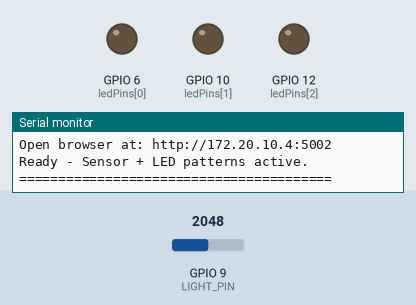
A program run on a simulated ESP32-S3. Parts: output pins drawn as LEDs (lit = HIGH), the last lines printed to the serial monitor. Inputs (shaded band) come from the test bench; at power-on: GPIO 9 (LIGHT_PIN) = 2048 (analog values on the 0–4095 scale). WiFi joins after 1.5 s; servers stay silent unless stated; uploads are accepted with an empty reply; random numbers use the default seed unless the program sets one.

Above: at 3.1 s.
At 6.2 s:
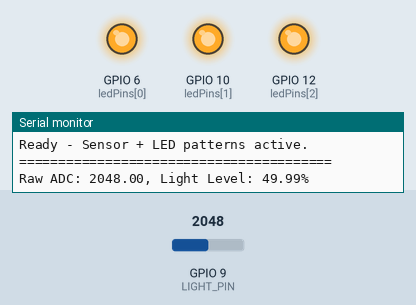
Timing chart, 0 to 9.3 s (numbered marks = the images above):
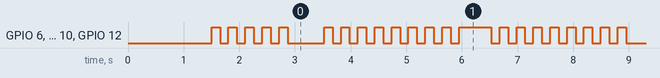

The program:

main.cpp
```cpp
#include <Arduino.h>
#include <WiFi.h>
#include <HTTPClient.h>

// CONFIG
const char* ssid = "Michael";
const char* password = "messinagoat";
const String serverBaseUrl = "http://172.20.10.4:5002";
const String serverUrl = serverBaseUrl + "/api";

// Sensor
#define LIGHT_PIN 9
#define ADC_MAX 4095.0
unsigned long lastSensorUpdate = 0;
// 3 seconds interval
const long sensorInterval = 3000;

// LEDs
#define NUM_LEDS 3
const int ledPins[NUM_LEDS] = {6, 10, 12};  // Red, Yellow, and Green

// Pattern system
String currentPattern = "blink";
unsigned long lastPatternStep = 0;
int patternStep = 0;
const long patternTick = 150;   // ms per animation step


float readLightLevel() {
  int totalADC = 0;
  int samples = 50;
  for (int i = 0; i < samples; i++) {
    totalADC += analogRead(LIGHT_PIN);
    delay(2);
  }

  float avgADC = (float)totalADC / samples;
  float lightPercentage = 100.0 - ((avgADC / ADC_MAX) * 100.0);

  Serial.printf("Raw ADC: %.2f, Light Level: %.2f%%\n", avgADC, lightPercentage);
  return lightPercentage;
}

// led helpers
void setAllLEDs(bool state) {
  for (int i = 0; i < NUM_LEDS; i++) {
    digitalWrite(ledPins[i], state ? HIGH : LOW);
  }
}

void updateLEDPattern() {
  unsigned long now = millis();
  if (now - lastPatternStep < patternTick) return;
  lastPatternStep = now;

  if (currentPattern == "blink") {
    bool on = (patternStep % 2 == 0);
    setAllLEDs(on);
    patternStep++;

  } else if (currentPattern == "chase") {
    setAllLEDs(false);
    int pos = patternStep % (NUM_LEDS * 2);
    if (pos < NUM_LEDS) {
      digitalWrite(ledPins[pos], HIGH);
    } else {
      digitalWrite(ledPins[(NUM_LEDS * 2 - 1) - pos], HIGH);
    }
    patternStep++;

  } else if (currentPattern == "fire") {
    setAllLEDs(false);
    for (int i = 0; i < NUM_LEDS-1; i++) {
      digitalWrite(ledPins[i], (random(0, 100) > 35) ? HIGH : LOW);
    }

  } else if (currentPattern == "rainbow") {
    setAllLEDs(false);
    int led = patternStep % NUM_LEDS;
    digitalWrite(ledPins[led], HIGH);
    patternStep++;

  } else {
    setAllLEDs(true);  // fallback
  }
}

// set up stuff
void setup() {
  Serial.begin(115200);

  // ADC setup for light sensor
  analogReadResolution(12);
  analogSetPinAttenuation(LIGHT_PIN, ADC_11db);

  // LED pins
  for (int i = 0; i < NUM_LEDS; i++) {
    pinMode(ledPins[i], OUTPUT);
    digitalWrite(ledPins[i], LOW);
  }

  // Wi-Fi
  Serial.print("Connecting to Wi-Fi");
  WiFi.begin(ssid, password);
  while (WiFi.status() != WL_CONNECTED) {
    delay(500);
    Serial.print(".");
  }
  Serial.println("\nWi-Fi connected!");
}


void loop() {
  unsigned long now = millis();

  // Sensor & Flask communication every 3 secs
  if (now - lastSensorUpdate >= sensorInterval) {
    if (WiFi.status() == WL_CONNECTED) {


      Serial.println("\n========================================");
      Serial.print("ESP32 IP Address: ");
      Serial.println(WiFi.localIP());
      Serial.print("Open browser at: ");
      Serial.println(serverBaseUrl);
      Serial.println("Ready - Sensor + LED patterns active.");
      Serial.println("========================================");

      float lightLevel = readLightLevel();

      // Send light data
      HTTPClient http;
      http.begin(serverUrl + "/data");
      http.addHeader("Content-Type", "application/json");
      String payload = "{\"light\":" + String(lightLevel, 1) + "}";
      int code = http.POST(payload);
      Serial.printf("POST /data → %d\n", code);
      http.end();

      // Fetch current pattern from server
      http.begin(serverUrl + "/pattern");
      int getCode = http.GET();
      if (getCode > 0) {
        String newPattern = http.getString();
        newPattern.trim();
        if (newPattern.length() > 0 && newPattern != currentPattern) {
          currentPattern = newPattern;
          patternStep = 0;
          Serial.printf("→ New pattern: %s\n", currentPattern.c_str());
        }
      }
      http.end();
    }
    lastSensorUpdate = now;
  }

  // Run led animation continuously
  updateLEDPattern();

  delay(10);
}
```

Measured:
- by itself, GPIO 6 (ledPins[0]), GPIO 10 (ledPins[1]), GPIO 12 (ledPins[2]): moves between LOW and HIGH, repeating every 6.0 s
- by itself, everything shown: repeats every 6.0 s, in 34 steps
